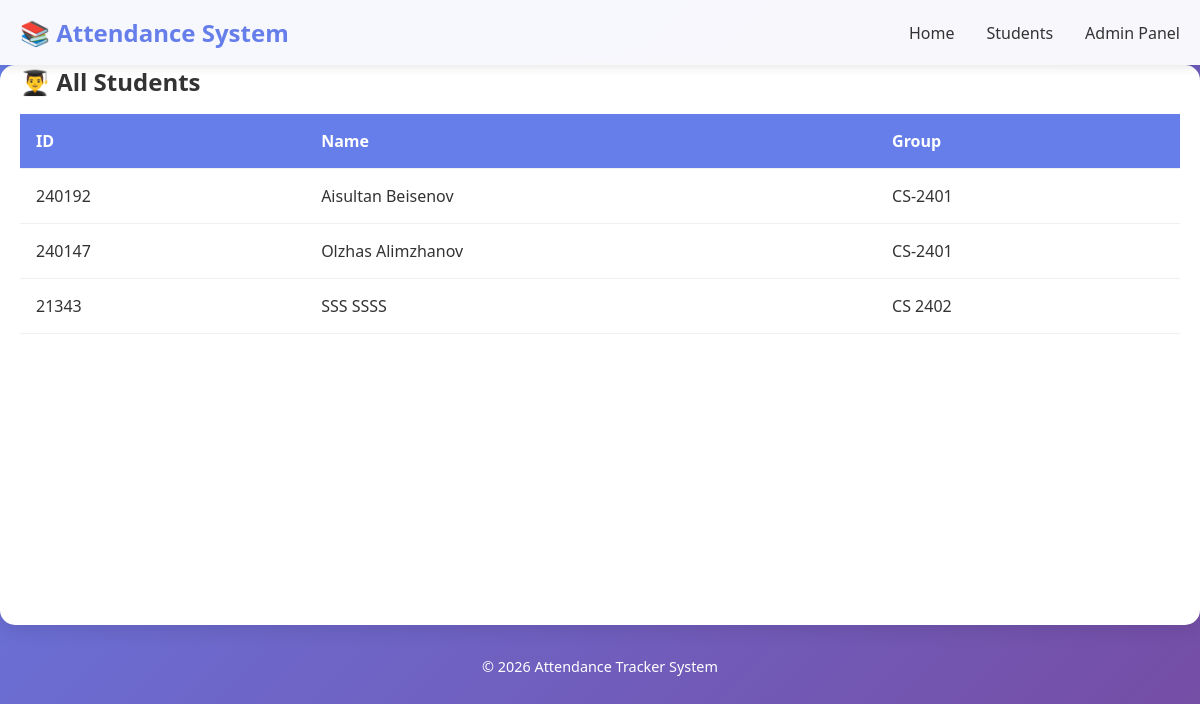
The page /students/ on the database its author committed.
### attendance_tracker/models.py (models this page shows, shortened)
class Student(models.Model):
    first_name = models.CharField(max_length=50)
    last_name = models.CharField(max_length=50)
    student_id = models.CharField(max_length=20, unique=True)
    group = models.ForeignKey(Group, on_delete=models.CASCADE, related_name='students')

class Group(models.Model):
    name = models.CharField(max_length=100, unique=True)
    description = models.TextField(blank=True, null=True)

### attendance_tracker/views.py (the view)
# urls.py: path('students/', views.students_list, name='students_list'),
def students_list(request):
    students = Student.objects.select_related('group').all()
    context = {
        'students': students,
    }
    return render(request, 'students_list.html', context)

### attendance_tracker/templates/students_list.html (shortened to what this page needs)
{% extends "base.html" %}
{% block content %}
<h2>👨‍🎓 All Students</h2>
{% if students %}
<table class="attendance-table">
    <thead>
        <tr>
            <th>ID</th>
            <th>Name</th>
            <th>Group</th>
        </tr>
    </thead>
    <tbody>
        {% for student in students %}
        <tr>
            <td>{{ student.student_id }}</td>
            <td>{{ student.first_name }} {{ student.last_name }}</td>
            <td>{{ student.group.name }}</td>
        </tr>
        {% endfor %}
    </tbody>
</table>
{% else %}
<p class="no-data">No students found.</p>
{% endif %}
{% endblock %}

### attendance_tracker/static/css/style.css (style rules this page uses)
* { margin: 0; padding: 0; box-sizing: border-box; }
body { font-family: 'Segoe UI', Tahoma, Geneva, Verdana, sans-serif; background: linear-gradient(135deg, #667eea 0%, #764ba2 100%); min-height: 100vh; color: #333; }
.attendance-table { width: 100%; border-collapse: collapse; margin-top: 1rem; }
.attendance-table th, .attendance-table td { padding: 1rem; text-align: left; border-bottom: 1px solid #f0f0f0; }
.attendance-table th { background: #667eea; color: white; font-weight: 600; }

### rows shown on the page
Student: student_id "240192", first_name "Aisultan", last_name "Beisenov", group.name "CS-2401"
Student: student_id "240147", first_name "Olzhas", last_name "Alimzhanov", group.name "CS-2401"
Student: student_id "21343", first_name "SSS", last_name "SSSS", group.name "CS 2402"
